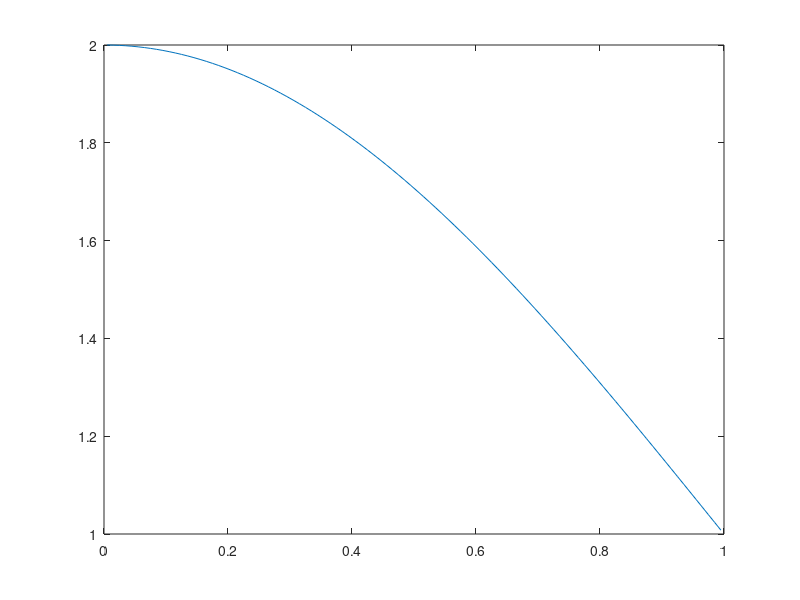

The MATLAB script that drew this image: (Note: this script raises an error after producing the figure.)
clear all
close all
global GelState GelSimParams


GelSimParams.Ncell = 100;
GelSimParams.dt = 0.1;
timevec = 0:GelSimParams.dt:2;
M = length(timevec)-1
GelSimParams.hx = 1/GelSimParams.Ncell;


GelState.Xcell = linspace(GelSimParams.hx/2,1-GelSimParams.hx/2,GelSimParams.Ncell)';
GelState.ThetaS = ones(GelSimParams.Ncell+2,1)

C = 1 + cos(pi*GelState.Xcell/2);
plot(GelState.Xcell,C)
pause;

D = 0.1;

L = BackEulOperatorConstruct(D,GelSimParams.dt,0);


for i = 1:M
time = GelSimParams.dt*i;
rhs = C;
rhs(end) = rhs(end) + D*GelSimParams.dt*2/(GelSimParams.hx^2);
Cnew = L\rhs;
plot(GelState.Xcell,Cnew)
xlim([0 1])
pause(0.1)
C = Cnew;
end
time

true = 1 + exp(-D*pi*pi*time/4)*cos(pi*GelState.Xcell/2);

error = abs(true - C);

Linf = max(error)
L1 = sum(error)*GelSimParams.hx
L2 = sqrt(sum(error.^2)*GelSimParams.hx)